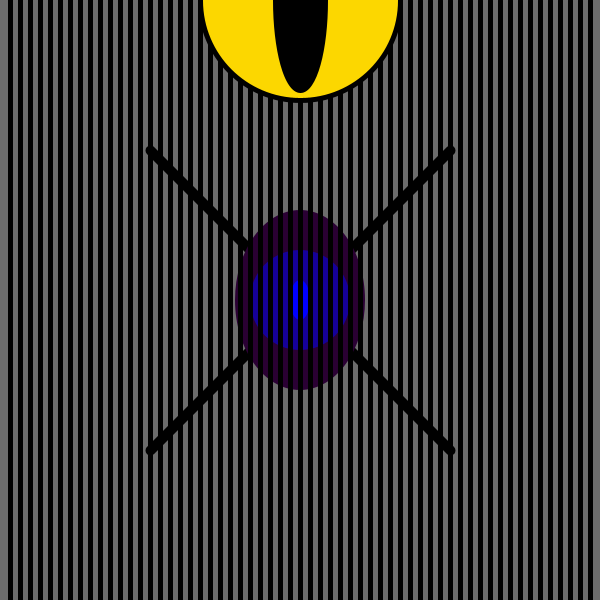
Frame 1 (no input)
Frame 60 (the mouse pressed at the canvas centre just before this capture): identical to frame 1, image omitted
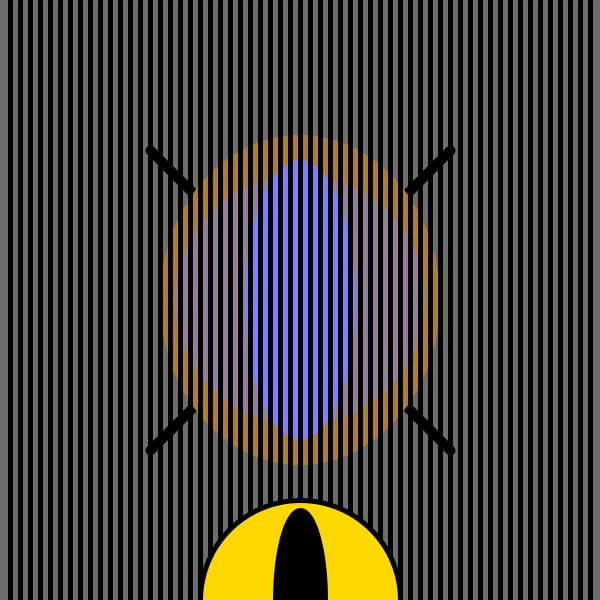
Frame 120 (the mouse held since frame 60 and released just before this capture)

The Processing sketch that drew these frames (run headless with seeded random() and noise(); from frame 60 on, the mouse is pressed at the canvas centre):

// Processing sketch: processing_96271
// ── processing_96271.pde

/*Alfons Echegaray
Informatica Grup 02 - 2n GEDI
Professora: Anna Mª del Corral
Practica 2
Variables:
En aquest exercici treballem les variables en funció del cursor (X,Y) utilitzant el void set, i el void draw, i definint la posició de les lineas respecte mouseX.
Les elipses canvien de tamany amb mouseX, i de color amb mouseY.
L'ull apareix segons el moviment de mouseX, pero apareix amb un moviment vertical.
*/

void setup()
{
  size(600,600);
  rectMode(CENTER);
  colorMode(RGB, height, height, 250);
  noCursor(); 


}

void draw()
{
  background(255);
  
  //lineas creu//   
  stroke(0);
    strokeWeight(10);
  line(width/4,height/4,3*(width/4),3*(height/4));
  line(3*(width/4),height/4,width/4,3*(height/4));
  
  //cercles de colors//
noStroke();
fill(mouseY+100,mouseY,50);
ellipse(width/2,height/2,130+(0.5*mouseX),180+(0.5*mouseX));

fill(mouseY+50,mouseY,150);
ellipse(width/2,height/2,100+(0.5*mouseX),100+(0.5*mouseX));

fill(mouseY,mouseY,250);
ellipse(width/2,height/2,20+(0.3*mouseX),40+(0.8*mouseX));

  
  // lineas estatiques//
stroke(0);
strokeWeight(5);
line(10,0,10,600);
line(20,0,20,600);
line(30,0,30,600);
line(40,0,40,600);
line(50,0,50,600);
line(60,0,60,600);
line(70,0,70,600);
line(80,0,80,600);
line(90,0,90,600);
line(100,0,100,600);
line(110,0,110,600);
line(120,0,120,600);
line(130,0,130,600);
line(140,0,140,600);
line(150,0,150,600);
line(160,0,160,600);
line(170,0,170,600);
line(180,0,180,600);
line(190,0,190,600);
line(200,0,200,600);
line(210,0,210,600);
line(220,0,220,600);
line(230,0,230,600);
line(240,0,240,600);
line(250,0,250,600);
line(260,0,260,600);
line(270,0,270,600);
line(280,0,280,600);
line(290,0,290,600);
line(300,0,300,600);
line(310,0,310,600);
line(320,0,320,600);
line(330,0,330,600);
line(340,0,340,600);
line(350,0,350,600);
line(360,0,360,600);
line(370,0,370,600);
line(380,0,380,600);
line(390,0,390,600);
line(400,0,400,600);
line(410,0,410,600);
line(420,0,420,600);
line(430,0,430,600);
line(440,0,440,600);
line(450,0,450,600);
line(460,0,460,600);
line(470,0,470,600);
line(480,0,480,600);
line(490,0,490,600);
line(500,0,500,600);
line(510,0,510,600);
line(520,0,520,600);
line(530,0,530,600);
line(540,0,540,600);
line(550,0,550,600);
line(560,0,560,600);
line(570,0,570,600);
line(580,0,580,600);
line(590,0,590,600);

  //limeas moviment//
stroke(0);
line(mouseX+10,0,mouseX+10,600);
line(mouseX+20,0,mouseX+20,600);
line(mouseX+30,0,mouseX+30,600);
line(mouseX+40,0,mouseX+40,600);
line(mouseX+50,0,mouseX+50,600);
line(mouseX+60,0,mouseX+60,600);
line(mouseX+70,0,mouseX+70,600);
line(mouseX+80,0,mouseX+80,600);
line(mouseX+90,0,mouseX+90,600);
line(mouseX+100,0,mouseX+100,600);
line(mouseX+110,0,mouseX+110,600);
line(mouseX+120,0,mouseX+120,600);
line(mouseX+130,0,mouseX+130,600);
line(mouseX+140,0,mouseX+140,600);
line(mouseX+150,0,mouseX+150,600);
line(mouseX+160,0,mouseX+160,600);
line(mouseX+170,0,mouseX+170,600);
line(mouseX+180,0,mouseX+180,600);
line(mouseX+190,0,mouseX+190,600);
line(mouseX+200,0,mouseX+200,600);

//ull moviment//
fill(#FCD700);
ellipse(300,mouseX*2,200,200);
fill(0);
ellipse(300,mouseX*2,50,180);




}
